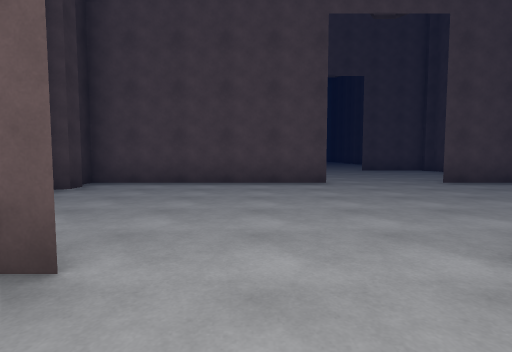
view 1 (above)

15 first-person views from a walk through a Unity game level. The camera is 1.2 m above the floor, tilts 4° down and sees 80° across. The floor is counted in squares, 2 m on a side. Each view is taken from the middle of a square. On the plan, view 1 faces up. The plan holds only what a view shows up to about 9 squares ahead; the rest is blank. The place goes on beyond the plan. The player is left out.

view 2
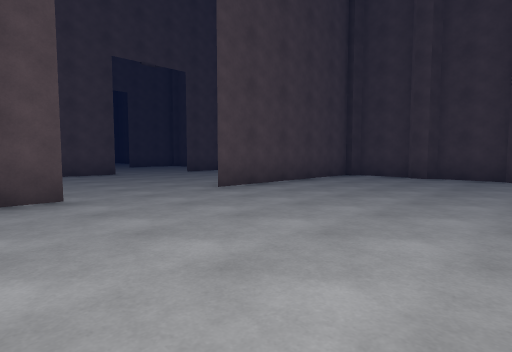

view 3
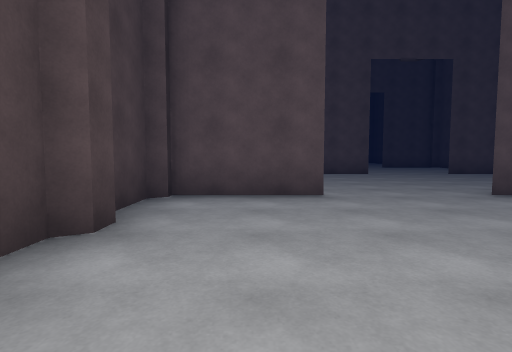

view 4
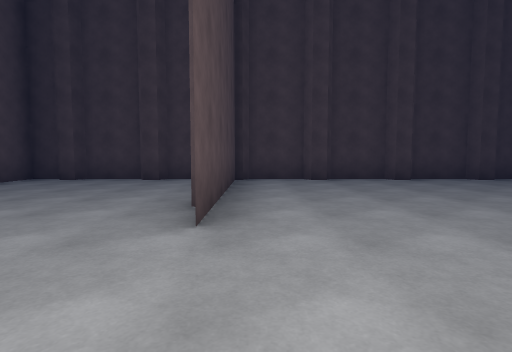

view 5
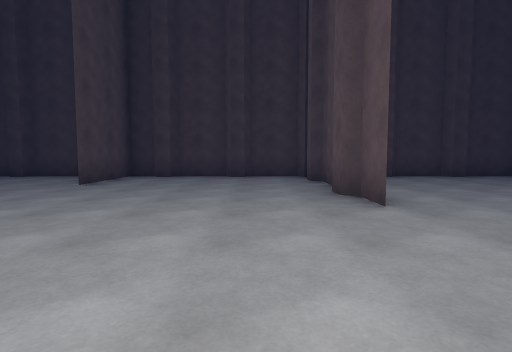

view 6
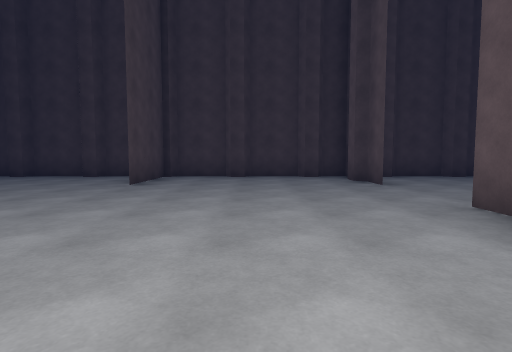

view 7
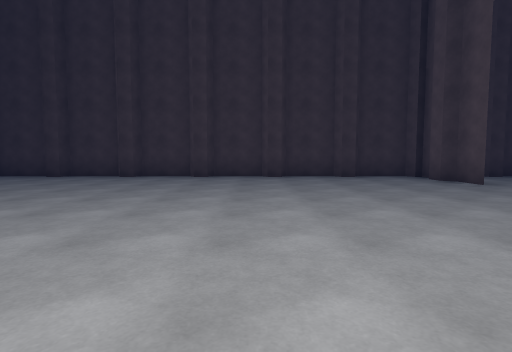

view 8
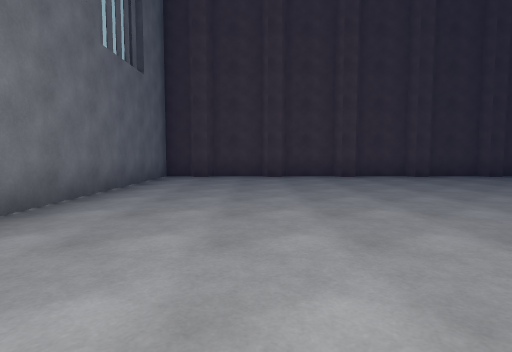

view 9
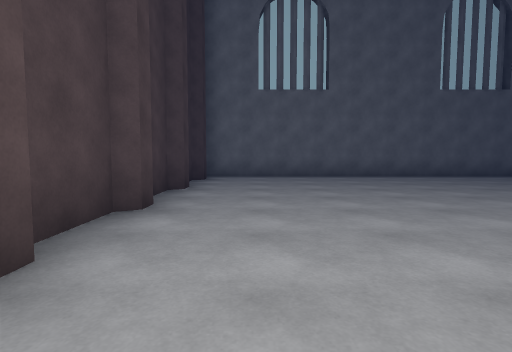

view 10
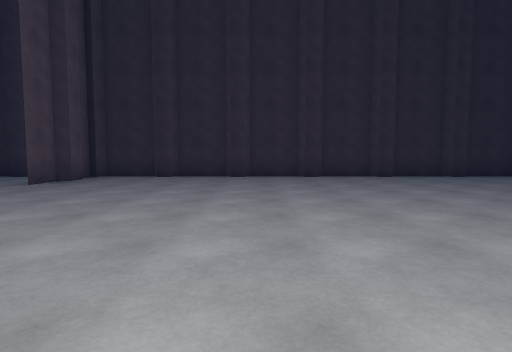

view 11
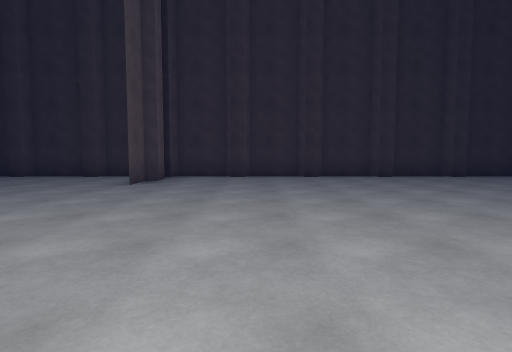

view 12
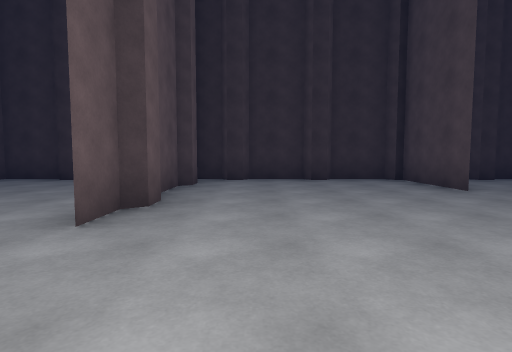

view 13
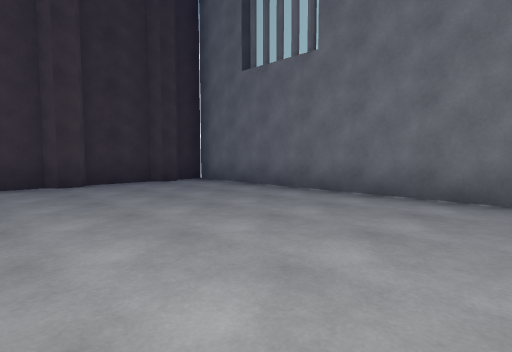

view 14
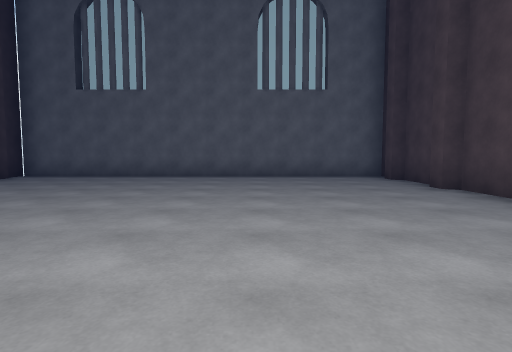

view 15
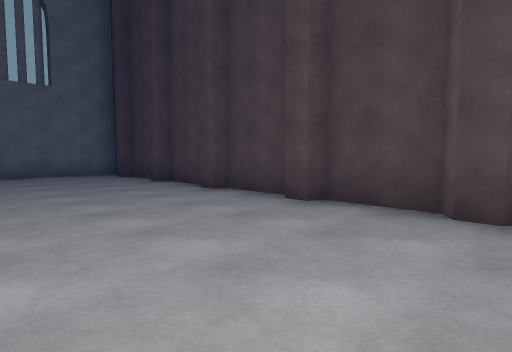

### Floor plan
Key: @ floor where view 1 was taken; # wall or solid block; . floor.
Columns run from 4 left of view 1 to 7 right of it. Each row starts with its distance up from view 1.
 27 ############
 26 #..........#
 25 #..........#
 24 #..........#
 23 #..........#
 22 #..........#
 21 #..........#
 20 #..........#
 19 #..........#
 18 #..........#
 17 #..........#
 16 #..........#
 15 #..........#
 14 #..........#
 13 #..........#
 12 ####.....###
 11 #..........#
 10 #..........#
  9 #..........#
  8 #..........#
  7 ######...###
  6 #..........#
  5 #..........#
  4 #..........#
  3 #..........#
  2 ####..######
  1 #..........#
  0 #...@......#
 -1 #..........#
 -2  ..........#
 -3   .........#

Where each view was taken, in squares from view 1:
view 1: 0 up, 0 right, facing up
view 2: 3 down, 2 left, facing up-right
view 3: 3 down, 2 left, facing up
view 4: 1 up, 1 left, facing right
view 5: 3 up, 2 left, facing right
view 6: 9 up, 2 left, facing right
view 7: 16 up, 2 left, facing right
view 8: 24 up, 2 left, facing right
view 9: 18 up, 2 left, facing up
view 10: 16 up, 5 right, facing left
view 11: 14 up, 5 right, facing left
view 12: 8 up, 4 right, facing left
view 13: 22 up, 3 right, facing up-left
view 14: 18 up, 3 right, facing up
view 15: 17 up, 3 right, facing up-right
